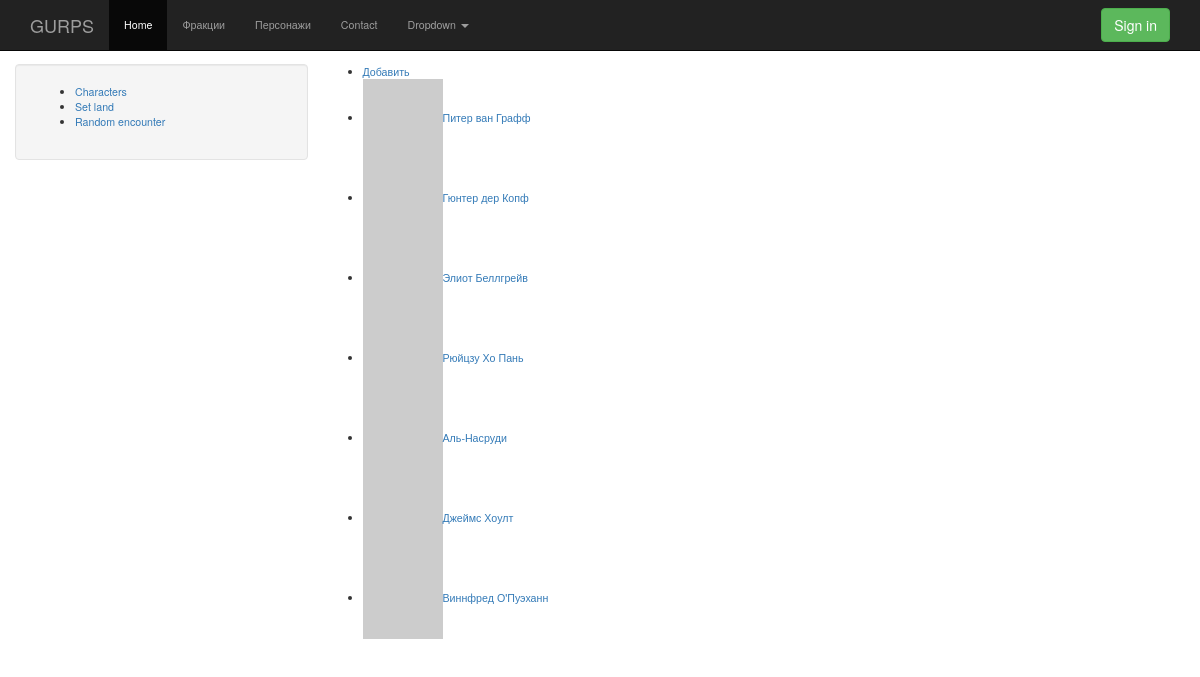
Page /char on the committed database.
### models/GameCharacter.py (models this page shows, shortened)
class GameCharacter(db.Model):
    id = db.Column(db.Integer, primary_key=True)
    charname = db.Column(db.String, index=True, default="Персонаж")
    description = db.Column(db.Unicode)
    st = db.Column(db.Integer, default=10)
    dx = db.Column(db.Integer, default=10)
    iq = db.Column(db.Integer, default=10)
    ht = db.Column(db.Integer, default=10)
    def avatar(self, size=32):
        from hashlib import md5
        charname = self.charname
        if charname is None:
            import random
            charname = repr(random.getrandbits(128))
        return "http://www.gravatar.com/avatar/" + md5(charname.encode("utf-8")).hexdigest() + "?d=monsterid&s=" + str(size)

### web/views/char.py (the view)
@app.route("/char")
def character():
    from web.models import GameCharacter
    chars = GameCharacter.query.all()
    return render_template("char_list.html", chars=chars)

### web/templates/char_list.html (shortened to what this page needs)
{% extends "base.html" %}
{% block content %}
<ul>
  <li><a href="/char/new">Добавить</a></li>
  {% for c in chars %}
    <li><a href="/char/id-{{c.id}}"><img src="{{c.avatar()}}">{{c.charname}}</a></li>
  {% endfor %}
</ul>
{% endblock %}

### web/templates/base.html (shortened to what this page needs)
<!DOCTYPE html>
<html>
<head>
<link href="{{ url_for('static', filename='bootstrap/css/bootstrap.min.css') }}" rel="stylesheet">
<link href="{{ url_for('static', filename='css/main.css') }}" rel="stylesheet">
</head>
<body>
<nav class="navbar navbar-inverse navbar-fixed-top">
  <div class="container">
    <div class="navbar-header">
      <a class="navbar-brand" href="/">GURPS</a>
    </div>
    <div id="navbar" class="navbar-collapse collapse">
              <ul class="nav navbar-nav">
                <li class="active"><a href="#">Home</a></li>
                <li><a href="/fraction">Фракции</a></li>
                <li><a href="/char">Персонажи</a></li>
                <li><a href="#contact">Contact</a></li>
                <li class="dropdown">
                  <a href="#" class="dropdown-toggle" data-toggle="dropdown" role="button" aria-haspopup="true" aria-expanded="false">Dropdown <span class="caret"></span></a>
                </li>
              </ul>
      <form class="navbar-form navbar-right">
        <button type="submit" class="btn btn-success">Sign in</button>
      </form>
    </div>
  </div>
</nav>
<div class="container">
  <div class="row">
    <div class="col-md-3 well">
      <ul>
    	  <li><a href="/char">Characters</a></li>
       	<li><a href="/settings/land">Set land</a></li>
    	  <li><a href="/encounter">Random encounter</a></li>
      </ul>
    </div>
    <div class="col-md-9">
{% block content %}{% endblock %}
    </div>
  </div>
</div>
</body>
</html>

### web/static/css/main.css (style rules this page uses)
body { padding-top: 64px; font-size: 8pt; }

### rows in the picture
GameCharacter: charname "Питер ван Графф"
GameCharacter: charname "Гюнтер дер Копф"
GameCharacter: charname "Элиот Беллгрейв"
GameCharacter: charname "Рюйцзу Хо Пань"
GameCharacter: charname "Аль-Насруди"
GameCharacter: charname "Джеймс Хоулт"
GameCharacter: charname "Виннфред О'Пуэханн"
